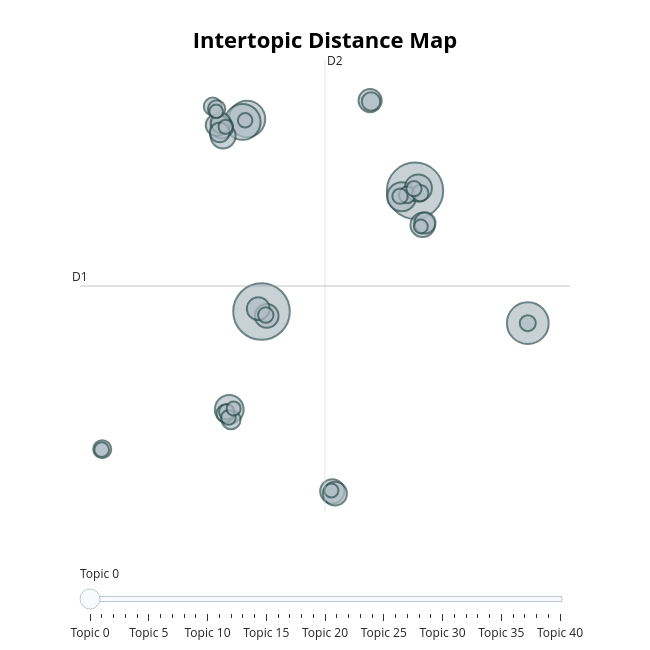

This figure's notebook cell:
### Code cell
notrecco_topicsvis.show()

### Figure 1 — Plotly figure (JSON) as saved in the notebook; plotly's stock layout.template omitted (floating-point values rounded to 4 significant figures)
{"data": [{"customdata": [[0, "story | character | storyline | interesting | plot", 2660], [1, "combat | enemy | weapon | skill | system", 2634], [2, "sale | buy | price | worth | bought", 1448], [3, "music | soundtrack | sound | great | beautiful", 1107], [4, "graphic | art | atmosphere | style | look", 1061], [5, "puzzle | solve | solving | challenging | game", 701], [6, "hour | time | played | took | minute", 689], [7, "controller | mouse | keyboard | control | menu", 614], [8, "review | negative | write | positive | game", 526], [9, "cry | emotional | emotion | tear | cried", 492], [10, "fps | gtx | gb | run | nvidia", 489], [11, "bug | crash | glitch | crashing | buggy", 473], [12, "horror | scary | creepy | scare | survival", 466], [13, "voice | acting | actor | character | good", 445], [14, "ending | end | cliffhanger | one | get", 433], [15, "batman | arkham | batmobile | creed | city", 420], [16, "rpg | rpgs | fan | gta | best", 401], [17, "know | need | go | wrong | yes", 373], [18, "fallout | vega | new | bethesda | obsidian", 337], [19, "recommend | highly | would | anyone | game", 324], [20, "best | ever | played | one | favorite", 301], [21, "dialogue | conversation | dialog | choice | talk", 286], [22, "quest | side | main | sidequests | complete", 271], [23, "play | game | played | playing | want", 266], [24, "dlc | dlcs | blood | game | season", 266], [25, "soul | dark | bloodborne | series | boss", 250], [26, "difficulty | challenge | challenging | hard | mode", 229], [27, "replay | value | replayability | replaying | ton", 226], [28, "steam | bought | sale | version | saw", 212], [29, "telltale | borderland | wolf | walking | dead", 200], [30, "choice | decision | matter | make | consequence", 197], [31, "portal | valve | puzzle | game | played", 195], [32, "stealth | sneak | stealthy | thief | sneaky", 193], [33, "mission | side | get | hour | many", 179], [34, "awesome | enjoyed | game | awsome | amazing", 179], [35, "map | area | explore | world | open", 175], [36, "developer | devs | dev | studio | release", 167], [37, "old | age | year | gold | aged", 165], [38, "port | pc | console | porting | version", 163], [39, "feel | feeling | felt | pain | like", 160], [40, "dragon | shadowrun | dragonfall | hong | kong", 155]], "hovertemplate": "<b>Topic %{customdata[0]}</b><br>%{customdata[1]}<br>Size: %{customdata[2]}", "legendgroup": "", "marker": {"color": "#B0BEC5", "line": {"color": "DarkSlateGrey", "width": 2}, "size": [2660, 2634, 1448, 1107, 1061, 701, 689, 614, 526, 492, 489, 473, 466, 445, 433, 420, 401, 373, 337, 324, 301, 286, 271, 266, 266, 250, 229, 226, 212, 200, 197, 195, 193, 179, 179, 175, 167, 165, 163, 160, 155], "sizemode": "area", "sizeref": 1.663, "symbol": "circle"}, "mode": "markers", "name": "", "orientation": "v", "showlegend": false, "type": "scatter", "x": [0.932, 10.42, 17.39, 0.0339, -0.2342, 9.595, -1.062, 10.62, -1.445, 10.89, 5.308, 5.472, 1.254, 7.643, 0.731, -1.524, -1.835, 11.03, -1.587, -1.652, -0.9503, 7.699, -8.912, -1.298, -2.082, -1.843, 9.935, 10.74, 17.39, 1.195, -1.218, 9.494, 10.36, -8.945, -1.111, -0.07961, -1.286, -0.7905, 5.252, 10.78, -1.87], "xaxis": "x", "y": [4.287, 12.94, 3.447, 18.09, 17.88, 12.51, -2.737, 13.14, 16.88, 10.49, -8.615, -8.779, 3.968, 19.41, 4.486, 17.5, 17.65, 10.63, 17.81, 17.13, -3.477, 19.35, -5.591, -3.032, 18.99, 18.81, 12.65, 12.77, 3.447, 4.027, -2.908, 12.55, 13.1, -5.623, -3.32, 18.0, 17.53, -2.674, -8.558, 10.38, 18.63], "yaxis": "y"}], "layout": {"annotations": [{"showarrow": false, "text": "D1", "x": -10.29, "y": 6.112, "yshift": 10}, {"showarrow": false, "text": "D2", "x": 4.856, "xshift": 10, "y": 22.32}], "height": 650, "hoverlabel": {"bgcolor": "white", "font": {"family": "Rockwell", "size": 16}}, "legend": {"itemsizing": "constant", "tracegroupgap": 0}, "margin": {"t": 60}, "shapes": [{"line": {"color": "#CFD8DC", "width": 2}, "type": "line", "x0": 4.856, "x1": 4.856, "y0": -10.1, "y1": 22.32}, {"line": {"color": "#9E9E9E", "width": 2}, "type": "line", "x0": -10.29, "x1": 20.0, "y0": 6.112, "y1": 6.112}], "sliders": [{"active": 0, "pad": {"t": 50}, "steps": [{"args": [{"marker.color": [["red", "#B0BEC5", "#B0BEC5", "#B0BEC5", "#B0BEC5", "#B0BEC5", "#B0BEC5", "#B0BEC5", "#B0BEC5", "#B0BEC5", "#B0BEC5", "#B0BEC5", "#B0BEC5", "#B0BEC5", "#B0BEC5", "#B0BEC5", "#B0BEC5", "#B0BEC5", "#B0BEC5", "#B0BEC5", "#B0BEC5", "#B0BEC5", "#B0BEC5", "#B0BEC5", "#B0BEC5", "#B0BEC5", "#B0BEC5", "#B0BEC5", "#B0BEC5", "#B0BEC5", "#B0BEC5", "#B0BEC5", "#B0BEC5", "#B0BEC5", "#B0BEC5", "#B0BEC5", "#B0BEC5", "#B0BEC5", "#B0BEC5", "#B0BEC5", "#B0BEC5"]]}], "label": "Topic 0", "method": "update"}, {"args": [{"marker.color": [["#B0BEC5", "red", "#B0BEC5", "#B0BEC5", "#B0BEC5", "#B0BEC5", "#B0BEC5", "#B0BEC5", "#B0BEC5", "#B0BEC5", "#B0BEC5", "#B0BEC5", "#B0BEC5", "#B0BEC5", "#B0BEC5", "#B0BEC5", "#B0BEC5", "#B0BEC5", "#B0BEC5", "#B0BEC5", "#B0BEC5", "#B0BEC5", "#B0BEC5", "#B0BEC5", "#B0BEC5", "#B0BEC5", "#B0BEC5", "#B0BEC5", "#B0BEC5", "#B0BEC5", "#B0BEC5", "#B0BEC5", "#B0BEC5", "#B0BEC5", "#B0BEC5", "#B0BEC5", "#B0BEC5", "#B0BEC5", "#B0BEC5", "#B0BEC5", "#B0BEC5"]]}], "label": "Topic 1", "method": "update"}, {"args": [{"marker.color": [["#B0BEC5", "#B0BEC5", "red", "#B0BEC5", "#B0BEC5", "#B0BEC5", "#B0BEC5", "#B0BEC5", "#B0BEC5", "#B0BEC5", "#B0BEC5", "#B0BEC5", "#B0BEC5", "#B0BEC5", "#B0BEC5", "#B0BEC5", "#B0BEC5", "#B0BEC5", "#B0BEC5", "#B0BEC5", "#B0BEC5", "#B0BEC5", "#B0BEC5", "#B0BEC5", "#B0BEC5", "#B0BEC5", "#B0BEC5", "#B0BEC5", "#B0BEC5", "#B0BEC5", "#B0BEC5", "#B0BEC5", "#B0BEC5", "#B0BEC5", "#B0BEC5", "#B0BEC5", "#B0BEC5", "#B0BEC5", "#B0BEC5", "#B0BEC5", "#B0BEC5"]]}], "label": "Topic 2", "method": "update"}, {"args": [{"marker.color": [["#B0BEC5", "#B0BEC5", "#B0BEC5", "red", "#B0BEC5", "#B0BEC5", "#B0BEC5", "#B0BEC5", "#B0BEC5", "#B0BEC5", "#B0BEC5", "#B0BEC5", "#B0BEC5", "#B0BEC5", "#B0BEC5", "#B0BEC5", "#B0BEC5", "#B0BEC5", "#B0BEC5", "#B0BEC5", "#B0BEC5", "#B0BEC5", "#B0BEC5", "#B0BEC5", "#B0BEC5", "#B0BEC5", "#B0BEC5", "#B0BEC5", "#B0BEC5", "#B0BEC5", "#B0BEC5", "#B0BEC5", "#B0BEC5", "#B0BEC5", "#B0BEC5", "#B0BEC5", "#B0BEC5", "#B0BEC5", "#B0BEC5", "#B0BEC5", "#B0BEC5"]]}], "label": "Topic 3", "method": "update"}, {"args": [{"marker.color": [["#B0BEC5", "#B0BEC5", "#B0BEC5", "#B0BEC5", "red", "#B0BEC5", "#B0BEC5", "#B0BEC5", "#B0BEC5", "#B0BEC5", "#B0BEC5", "#B0BEC5", "#B0BEC5", "#B0BEC5", "#B0BEC5", "#B0BEC5", "#B0BEC5", "#B0BEC5", "#B0BEC5", "#B0BEC5", "#B0BEC5", "#B0BEC5", "#B0BEC5", "#B0BEC5", "#B0BEC5", "#B0BEC5", "#B0BEC5", "#B0BEC5", "#B0BEC5", "#B0BEC5", "#B0BEC5", "#B0BEC5", "#B0BEC5", "#B0BEC5", "#B0BEC5", "#B0BEC5", "#B0BEC5", "#B0BEC5", "#B0BEC5", "#B0BEC5", "#B0BEC5"]]}], "label": "Topic 4", "method": "update"}, {"args": [{"marker.color": [["#B0BEC5", "#B0BEC5", "#B0BEC5", "#B0BEC5", "#B0BEC5", "red", "#B0BEC5", "#B0BEC5", "#B0BEC5", "#B0BEC5", "#B0BEC5", "#B0BEC5", "#B0BEC5", "#B0BEC5", "#B0BEC5", "#B0BEC5", "#B0BEC5", "#B0BEC5", "#B0BEC5", "#B0BEC5", "#B0BEC5", "#B0BEC5", "#B0BEC5", "#B0BEC5", "#B0BEC5", "#B0BEC5", "#B0BEC5", "#B0BEC5", "#B0BEC5", "#B0BEC5", "#B0BEC5", "#B0BEC5", "#B0BEC5", "#B0BEC5", "#B0BEC5", "#B0BEC5", "#B0BEC5", "#B0BEC5", "#B0BEC5", "#B0BEC5", "#B0BEC5"]]}], "label": "Topic 5", "method": "update"}, {"args": [{"marker.color": [["#B0BEC5", "#B0BEC5", "#B0BEC5", "#B0BEC5", "#B0BEC5", "#B0BEC5", "red", "#B0BEC5", "#B0BEC5", "#B0BEC5", "#B0BEC5", "#B0BEC5", "#B0BEC5", "#B0BEC5", "#B0BEC5", "#B0BEC5", "#B0BEC5", "#B0BEC5", "#B0BEC5", "#B0BEC5", "#B0BEC5", "#B0BEC5", "#B0BEC5", "#B0BEC5", "#B0BEC5", "#B0BEC5", "#B0BEC5", "#B0BEC5", "#B0BEC5", "#B0BEC5", "#B0BEC5", "#B0BEC5", "#B0BEC5", "#B0BEC5", "#B0BEC5", "#B0BEC5", "#B0BEC5", "#B0BEC5", "#B0BEC5", "#B0BEC5", "#B0BEC5"]]}], "label": "Topic 6", "method": "update"}, {"args": [{"marker.color": [["#B0BEC5", "#B0BEC5", "#B0BEC5", "#B0BEC5", "#B0BEC5", "#B0BEC5", "#B0BEC5", "red", "#B0BEC5", "#B0BEC5", "#B0BEC5", "#B0BEC5", "#B0BEC5", "#B0BEC5", "#B0BEC5", "#B0BEC5", "#B0BEC5", "#B0BEC5", "#B0BEC5", "#B0BEC5", "#B0BEC5", "#B0BEC5", "#B0BEC5", "#B0BEC5", "#B0BEC5", "#B0BEC5", "#B0BEC5", "#B0BEC5", "#B0BEC5", "#B0BEC5", "#B0BEC5", "#B0BEC5", "#B0BEC5", "#B0BEC5", "#B0BEC5", "#B0BEC5", "#B0BEC5", "#B0BEC5", "#B0BEC5", "#B0BEC5", "#B0BEC5"]]}], "label": "Topic 7", "method": "update"}, {"args": [{"marker.color": [["#B0BEC5", "#B0BEC5", "#B0BEC5", "#B0BEC5", "#B0BEC5", "#B0BEC5", "#B0BEC5", "#B0BEC5", "red", "#B0BEC5", "#B0BEC5", "#B0BEC5", "#B0BEC5", "#B0BEC5", "#B0BEC5", "#B0BEC5", "#B0BEC5", "#B0BEC5", "#B0BEC5", "#B0BEC5", "#B0BEC5", "#B0BEC5", "#B0BEC5", "#B0BEC5", "#B0BEC5", "#B0BEC5", "#B0BEC5", "#B0BEC5", "#B0BEC5", "#B0BEC5", "#B0BEC5", "#B0BEC5", "#B0BEC5", "#B0BEC5", "#B0BEC5", "#B0BEC5", "#B0BEC5", "#B0BEC5", "#B0BEC5", "#B0BEC5", "#B0BEC5"]]}], "label": "Topic 8", "method": "update"}, {"args": [{"marker.color": [["#B0BEC5", "#B0BEC5", "#B0BEC5", "#B0BEC5", "#B0BEC5", "#B0BEC5", "#B0BEC5", "#B0BEC5", "#B0BEC5", "red", "#B0BEC5", "#B0BEC5", "#B0BEC5", "#B0BEC5", "#B0BEC5", "#B0BEC5", "#B0BEC5", "#B0BEC5", "#B0BEC5", "#B0BEC5", "#B0BEC5", "#B0BEC5", "#B0BEC5", "#B0BEC5", "#B0BEC5", "#B0BEC5", "#B0BEC5", "#B0BEC5", "#B0BEC5", "#B0BEC5", "#B0BEC5", "#B0BEC5", "#B0BEC5", "#B0BEC5", "#B0BEC5", "#B0BEC5", "#B0BEC5", "#B0BEC5", "#B0BEC5", "#B0BEC5", "#B0BEC5"]]}], "label": "Topic 9", "method": "update"}, {"args": [{"marker.color": [["#B0BEC5", "#B0BEC5", "#B0BEC5", "#B0BEC5", "#B0BEC5", "#B0BEC5", "#B0BEC5", "#B0BEC5", "#B0BEC5", "#B0BEC5", "red", "#B0BEC5", "#B0BEC5", "#B0BEC5", "#B0BEC5", "#B0BEC5", "#B0BEC5", "#B0BEC5", "#B0BEC5", "#B0BEC5", "#B0BEC5", "#B0BEC5", "#B0BEC5", "#B0BEC5", "#B0BEC5", "#B0BEC5", "#B0BEC5", "#B0BEC5", "#B0BEC5", "#B0BEC5", "#B0BEC5", "#B0BEC5", "#B0BEC5", "#B0BEC5", "#B0BEC5", "#B0BEC5", "#B0BEC5", "#B0BEC5", "#B0BEC5", "#B0BEC5", "#B0BEC5"]]}], "label": "Topic 10", "method": "update"}, {"args": [{"marker.color": [["#B0BEC5", "#B0BEC5", "#B0BEC5", "#B0BEC5", "#B0BEC5", "#B0BEC5", "#B0BEC5", "#B0BEC5", "#B0BEC5", "#B0BEC5", "#B0BEC5", "red", "#B0BEC5", "#B0BEC5", "#B0BEC5", "#B0BEC5", "#B0BEC5", "#B0BEC5", "#B0BEC5", "#B0BEC5", "#B0BEC5", "#B0BEC5", "#B0BEC5", "#B0BEC5", "#B0BEC5", "#B0BEC5", "#B0BEC5", "#B0BEC5", "#B0BEC5", "#B0BEC5", "#B0BEC5", "#B0BEC5", "#B0BEC5", "#B0BEC5", "#B0BEC5", "#B0BEC5", "#B0BEC5", "#B0BEC5", "#B0BEC5", "#B0BEC5", "#B0BEC5"]]}], "label": "Topic 11", "method": "update"}, {"args": [{"marker.color": [["#B0BEC5", "#B0BEC5", "#B0BEC5", "#B0BEC5", "#B0BEC5", "#B0BEC5", "#B0BEC5", "#B0BEC5", "#B0BEC5", "#B0BEC5", "#B0BEC5", "#B0BEC5", "red", "#B0BEC5", "#B0BEC5", "#B0BEC5", "#B0BEC5", "#B0BEC5", "#B0BEC5", "#B0BEC5", "#B0BEC5", "#B0BEC5", "#B0BEC5", "#B0BEC5", "#B0BEC5", "#B0BEC5", "#B0BEC5", "#B0BEC5", "#B0BEC5", "#B0BEC5", "#B0BEC5", "#B0BEC5", "#B0BEC5", "#B0BEC5", "#B0BEC5", "#B0BEC5", "#B0BEC5", "#B0BEC5", "#B0BEC5", "#B0BEC5", "#B0BEC5"]]}], "label": "Topic 12", "method": "update"}, {"args": [{"marker.color": [["#B0BEC5", "#B0BEC5", "#B0BEC5", "#B0BEC5", "#B0BEC5", "#B0BEC5", "#B0BEC5", "#B0BEC5", "#B0BEC5", "#B0BEC5", "#B0BEC5", "#B0BEC5", "#B0BEC5", "red", "#B0BEC5", "#B0BEC5", "#B0BEC5", "#B0BEC5", "#B0BEC5", "#B0BEC5", "#B0BEC5", "#B0BEC5", "#B0BEC5", "#B0BEC5", "#B0BEC5", "#B0BEC5", "#B0BEC5", "#B0BEC5", "#B0BEC5", "#B0BEC5", "#B0BEC5", "#B0BEC5", "#B0BEC5", "#B0BEC5", "#B0BEC5", "#B0BEC5", "#B0BEC5", "#B0BEC5", "#B0BEC5", "#B0BEC5", "#B0BEC5"]]}], "label": "Topic 13", "method": "update"}, {"args": [{"marker.color": [["#B0BEC5", "#B0BEC5", "#B0BEC5", "#B0BEC5", "#B0BEC5", "#B0BEC5", "#B0BEC5", "#B0BEC5", "#B0BEC5", "#B0BEC5", "#B0BEC5", "#B0BEC5", "#B0BEC5", "#B0BEC5", "red", "#B0BEC5", "#B0BEC5", "#B0BEC5", "#B0BEC5", "#B0BEC5", "#B0BEC5", "#B0BEC5", "#B0BEC5", "#B0BEC5", "#B0BEC5", "#B0BEC5", "#B0BEC5", "#B0BEC5", "#B0BEC5", "#B0BEC5", "#B0BEC5", "#B0BEC5", "#B0BEC5", "#B0BEC5", "#B0BEC5", "#B0BEC5", "#B0BEC5", "#B0BEC5", "#B0BEC5", "#B0BEC5", "#B0BEC5"]]}], "label": "Topic 14", "method": "update"}, {"args": [{"marker.color": [["#B0BEC5", "#B0BEC5", "#B0BEC5", "#B0BEC5", "#B0BEC5", "#B0BEC5", "#B0BEC5", "#B0BEC5", "#B0BEC5", "#B0BEC5", "#B0BEC5", "#B0BEC5", "#B0BEC5", "#B0BEC5", "#B0BEC5", "red", "#B0BEC5", "#B0BEC5", "#B0BEC5", "#B0BEC5", "#B0BEC5", "#B0BEC5", "#B0BEC5", "#B0BEC5", "#B0BEC5", "#B0BEC5", "#B0BEC5", "#B0BEC5", "#B0BEC5", "#B0BEC5", "#B0BEC5", "#B0BEC5", "#B0BEC5", "#B0BEC5", "#B0BEC5", "#B0BEC5", "#B0BEC5", "#B0BEC5", "#B0BEC5", "#B0BEC5", "#B0BEC5"]]}], "label": "Topic 15", "method": "update"}, {"args": [{"marker.color": [["#B0BEC5", "#B0BEC5", "#B0BEC5", "#B0BEC5", "#B0BEC5", "#B0BEC5", "#B0BEC5", "#B0BEC5", "#B0BEC5", "#B0BEC5", "#B0BEC5", "#B0BEC5", "#B0BEC5", "#B0BEC5", "#B0BEC5", "#B0BEC5", "red", "#B0BEC5", "#B0BEC5", "#B0BEC5", "#B0BEC5", "#B0BEC5", "#B0BEC5", "#B0BEC5", "#B0BEC5", "#B0BEC5", "#B0BEC5", "#B0BEC5", "#B0BEC5", "#B0BEC5", "#B0BEC5", "#B0BEC5", "#B0BEC5", "#B0BEC5", "#B0BEC5", "#B0BEC5", "#B0BEC5", "#B0BEC5", "#B0BEC5", "#B0BEC5", "#B0BEC5"]]}], "label": "Topic 16", "method": "update"}, {"args": [{"marker.color": [["#B0BEC5", "#B0BEC5", "#B0BEC5", "#B0BEC5", "#B0BEC5", "#B0BEC5", "#B0BEC5", "#B0BEC5", "#B0BEC5", "#B0BEC5", "#B0BEC5", "#B0BEC5", "#B0BEC5", "#B0BEC5", "#B0BEC5", "#B0BEC5", "#B0BEC5", "red", "#B0BEC5", "#B0BEC5", "#B0BEC5", "#B0BEC5", "#B0BEC5", "#B0BEC5", "#B0BEC5", "#B0BEC5", "#B0BEC5", "#B0BEC5", "#B0BEC5", "#B0BEC5", "#B0BEC5", "#B0BEC5", "#B0BEC5", "#B0BEC5", "#B0BEC5", "#B0BEC5", "#B0BEC5", "#B0BEC5", "#B0BEC5", "#B0BEC5", "#B0BEC5"]]}], "label": "Topic 17", "method": "update"}, {"args": [{"marker.color": [["#B0BEC5", "#B0BEC5", "#B0BEC5", "#B0BEC5", "#B0BEC5", "#B0BEC5", "#B0BEC5", "#B0BEC5", "#B0BEC5", "#B0BEC5", "#B0BEC5", "#B0BEC5", "#B0BEC5", "#B0BEC5", "#B0BEC5", "#B0BEC5", "#B0BEC5", "#B0BEC5", "red", "#B0BEC5", "#B0BEC5", "#B0BEC5", "#B0BEC5", "#B0BEC5", "#B0BEC5", "#B0BEC5", "#B0BEC5", "#B0BEC5", "#B0BEC5", "#B0BEC5", "#B0BEC5", "#B0BEC5", "#B0BEC5", "#B0BEC5", "#B0BEC5", "#B0BEC5", "#B0BEC5", "#B0BEC5", "#B0BEC5", "#B0BEC5", "#B0BEC5"]]}], "label": "Topic 18", "method": "update"}, {"args": [{"marker.color": [["#B0BEC5", "#B0BEC5", "#B0BEC5", "#B0BEC5", "#B0BEC5", "#B0BEC5", "#B0BEC5", "#B0BEC5", "#B0BEC5", "#B0BEC5", "#B0BEC5", "#B0BEC5", "#B0BEC5", "#B0BEC5", "#B0BEC5", "#B0BEC5", "#B0BEC5", "#B0BEC5", "#B0BEC5", "red", "#B0BEC5", "#B0BEC5", "#B0BEC5", "#B0BEC5", "#B0BEC5", "#B0BEC5", "#B0BEC5", "#B0BEC5", "#B0BEC5", "#B0BEC5", "#B0BEC5", "#B0BEC5", "#B0BEC5", "#B0BEC5", "#B0BEC5", "#B0BEC5", "#B0BEC5", "#B0BEC5", "#B0BEC5", "#B0BEC5", "#B0BEC5"]]}], "label": "Topic 19", "method": "update"}, {"args": [{"marker.color": [["#B0BEC5", "#B0BEC5", "#B0BEC5", "#B0BEC5", "#B0BEC5", "#B0BEC5", "#B0BEC5", "#B0BEC5", "#B0BEC5", "#B0BEC5", "#B0BEC5", "#B0BEC5", "#B0BEC5", "#B0BEC5", "#B0BEC5", "#B0BEC5", "#B0BEC5", "#B0BEC5", "#B0BEC5", "#B0BEC5", "red", "#B0BEC5", "#B0BEC5", "#B0BEC5", "#B0BEC5", "#B0BEC5", "#B0BEC5", "#B0BEC5", "#B0BEC5", "#B0BEC5", "#B0BEC5", "#B0BEC5", "#B0BEC5", "#B0BEC5", "#B0BEC5", "#B0BEC5", "#B0BEC5", "#B0BEC5", "#B0BEC5", "#B0BEC5", "#B0BEC5"]]}], "label": "Topic 20", "method": "update"}, {"args": [{"marker.color": [["#B0BEC5", "#B0BEC5", "#B0BEC5", "#B0BEC5", "#B0BEC5", "#B0BEC5", "#B0BEC5", "#B0BEC5", "#B0BEC5", "#B0BEC5", "#B0BEC5", "#B0BEC5", "#B0BEC5", "#B0BEC5", "#B0BEC5", "#B0BEC5", "#B0BEC5", "#B0BEC5", "#B0BEC5", "#B0BEC5", "#B0BEC5", "red", "#B0BEC5", "#B0BEC5", "#B0BEC5", "#B0BEC5", "#B0BEC5", "#B0BEC5", "#B0BEC5", "#B0BEC5", "#B0BEC5", "#B0BEC5", "#B0BEC5", "#B0BEC5", "#B0BEC5", "#B0BEC5", "#B0BEC5", "#B0BEC5", "#B0BEC5", "#B0BEC5", "#B0BEC5"]]}], "label": "Topic 21", "method": "update"}, {"args": [{"marker.color": [["#B0BEC5", "#B0BEC5", "#B0BEC5", "#B0BEC5", "#B0BEC5", "#B0BEC5", "#B0BEC5", "#B0BEC5", "#B0BEC5", "#B0BEC5", "#B0BEC5", "#B0BEC5", "#B0BEC5", "#B0BEC5", "#B0BEC5", "#B0BEC5", "#B0BEC5", "#B0BEC5", "#B0BEC5", "#B0BEC5", "#B0BEC5", "#B0BEC5", "red", "#B0BEC5", "#B0BEC5", "#B0BEC5", "#B0BEC5", "#B0BEC5", "#B0BEC5", "#B0BEC5", "#B0BEC5", "#B0BEC5", "#B0BEC5", "#B0BEC5", "#B0BEC5", "#B0BEC5", "#B0BEC5", "#B0BEC5", "#B0BEC5", "#B0BEC5", "#B0BEC5"]]}], "label": "Topic 22", "method": "update"}, {"args": [{"marker.color": [["#B0BEC5", "#B0BEC5", "#B0BEC5", "#B0BEC5", "#B0BEC5", "#B0BEC5", "#B0BEC5", "#B0BEC5", "#B0BEC5", "#B0BEC5", "#B0BEC5", "#B0BEC5", "#B0BEC5", "#B0BEC5", "#B0BEC5", "#B0BEC5", "#B0BEC5", "#B0BEC5", "#B0BEC5", "#B0BEC5", "#B0BEC5", "#B0BEC5", "#B0BEC5", "red", "#B0BEC5", "#B0BEC5", "#B0BEC5", "#B0BEC5", "#B0BEC5", "#B0BEC5", "#B0BEC5", "#B0BEC5", "#B0BEC5", "#B0BEC5", "#B0BEC5", "#B0BEC5", "#B0BEC5", "#B0BEC5", "#B0BEC5", "#B0BEC5", "#B0BEC5"]]}], "label": "Topic 23", "method": "update"}, {"args": [{"marker.color": [["#B0BEC5", "#B0BEC5", "#B0BEC5", "#B0BEC5", "#B0BEC5", "#B0BEC5", "#B0BEC5", "#B0BEC5", "#B0BEC5", "#B0BEC5", "#B0BEC5", "#B0BEC5", "#B0BEC5", "#B0BEC5", "#B0BEC5", "#B0BEC5", "#B0BEC5", "#B0BEC5", "#B0BEC5", "#B0BEC5", "#B0BEC5", "#B0BEC5", "#B0BEC5", "#B0BEC5", "red", "#B0BEC5", "#B0BEC5", "#B0BEC5", "#B0BEC5", "#B0BEC5", "#B0BEC5", "#B0BEC5", "#B0BEC5", "#B0BEC5", "#B0BEC5", "#B0BEC5", "#B0BEC5", "#B0BEC5", "#B0BEC5", "#B0BEC5", "#B0BEC5"]]}], "label": "Topic 24", "method": "update"}, {"args": [{"marker.color": [["#B0BEC5", "#B0BEC5", "#B0BEC5", "#B0BEC5", "#B0BEC5", "#B0BEC5", "#B0BEC5", "#B0BEC5", "#B0BEC5", "#B0BEC5", "#B0BEC5", "#B0BEC5", "#B0BEC5", "#B0BEC5", "#B0BEC5", "#B0BEC5", "#B0BEC5", "#B0BEC5", "#B0BEC5", "#B0BEC5", "#B0BEC5", "#B0BEC5", "#B0BEC5", "#B0BEC5", "#B0BEC5", "red", "#B0BEC5", "#B0BEC5", "#B0BEC5", "#B0BEC5", "#B0BEC5", "#B0BEC5", "#B0BEC5", "#B0BEC5", "#B0BEC5", "#B0BEC5", "#B0BEC5", "#B0BEC5", "#B0BEC5", "#B0BEC5", "#B0BEC5"]]}], "label": "Topic 25", "method": "update"}, {"args": [{"marker.color": [["#B0BEC5", "#B0BEC5", "#B0BEC5", "#B0BEC5", "#B0BEC5", "#B0BEC5", "#B0BEC5", "#B0BEC5", "#B0BEC5", "#B0BEC5", "#B0BEC5", "#B0BEC5", "#B0BEC5", "#B0BEC5", "#B0BEC5", "#B0BEC5", "#B0BEC5", "#B0BEC5", "#B0BEC5", "#B0BEC5", "#B0BEC5", "#B0BEC5", "#B0BEC5", "#B0BEC5", "#B0BEC5", "#B0BEC5", "red", "#B0BEC5", "#B0BEC5", "#B0BEC5", "#B0BEC5", "#B0BEC5", "#B0BEC5", "#B0BEC5", "#B0BEC5", "#B0BEC5", "#B0BEC5", "#B0BEC5", "#B0BEC5", "#B0BEC5", "#B0BEC5"]]}], "label": "Topic 26", "method": "update"}, {"args": [{"marker.color": [["#B0BEC5", "#B0BEC5", "#B0BEC5", "#B0BEC5", "#B0BEC5", "#B0BEC5", "#B0BEC5", "#B0BEC5", "#B0BEC5", "#B0BEC5", "#B0BEC5", "#B0BEC5", "#B0BEC5", "#B0BEC5", "#B0BEC5", "#B0BEC5", "#B0BEC5", "#B0BEC5", "#B0BEC5", "#B0BEC5", "#B0BEC5", "#B0BEC5", "#B0BEC5", "#B0BEC5", "#B0BEC5", "#B0BEC5", "#B0BEC5", "red", "#B0BEC5", "#B0BEC5", "#B0BEC5", "#B0BEC5", "#B0BEC5", "#B0BEC5", "#B0BEC5", "#B0BEC5", "#B0BEC5", "#B0BEC5", "#B0BEC5", "#B0BEC5", "#B0BEC5"]]}], "label": "Topic 27", "method": "update"}, {"args": [{"marker.color": [["#B0BEC5", "#B0BEC5", "#B0BEC5", "#B0BEC5", "#B0BEC5", "#B0BEC5", "#B0BEC5", "#B0BEC5", "#B0BEC5", "#B0BEC5", "#B0BEC5", "#B0BEC5", "#B0BEC5", "#B0BEC5", "#B0BEC5", "#B0BEC5", "#B0BEC5", "#B0BEC5", "#B0BEC5", "#B0BEC5", "#B0BEC5", "#B0BEC5", "#B0BEC5", "#B0BEC5", "#B0BEC5", "#B0BEC5", "#B0BEC5", "#B0BEC5", "red", "#B0BEC5", "#B0BEC5", "#B0BEC5", "#B0BEC5", "#B0BEC5", "#B0BEC5", "#B0BEC5", "#B0BEC5", "#B0BEC5", "#B0BEC5", "#B0BEC5", "#B0BEC5"]]}], "label": "Topic 28", "method": "update"}, {"args": [{"marker.color": [["#B0BEC5", "#B0BEC5", "#B0BEC5", "#B0BEC5", "#B0BEC5", "#B0BEC5", "#B0BEC5", "#B0BEC5", "#B0BEC5", "#B0BEC5", "#B0BEC5", "#B0BEC5", "#B0BEC5", "#B0BEC5", "#B0BEC5", "#B0BEC5", "#B0BEC5", "#B0BEC5", "#B0BEC5", "#B0BEC5", "#B0BEC5", "#B0BEC5", "#B0BEC5", "#B0BEC5", "#B0BEC5", "#B0BEC5", "#B0BEC5", "#B0BEC5", "#B0BEC5", "red", "#B0BEC5", "#B0BEC5", "#B0BEC5", "#B0BEC5", "#B0BEC5", "#B0BEC5", "#B0BEC5", "#B0BEC5", "#B0BEC5", "#B0BEC5", "#B0BEC5"]]}], "label": "Topic 29", "method": "update"}, {"args": [{"marker.color": [["#B0BEC5", "#B0BEC5", "#B0BEC5", "#B0BEC5", "#B0BEC5", "#B0BEC5", "#B0BEC5", "#B0BEC5", "#B0BEC5", "#B0BEC5", "#B0BEC5", "#B0BEC5", "#B0BEC5", "#B0BEC5", "#B0BEC5", "#B0BEC5", "#B0BEC5", "#B0BEC5", "#B0BEC5", "#B0BEC5", "#B0BEC5", "#B0BEC5", "#B0BEC5", "#B0BEC5", "#B0BEC5", "#B0BEC5", "#B0BEC5", "#B0BEC5", "#B0BEC5", "#B0BEC5", "red", "#B0BEC5", "#B0BEC5", "#B0BEC5", "#B0BEC5", "#B0BEC5", "#B0BEC5", "#B0BEC5", "#B0BEC5", "#B0BEC5", "#B0BEC5"]]}], "label": "Topic 30", "method": "update"}, {"args": [{"marker.color": [["#B0BEC5", "#B0BEC5", "#B0BEC5", "#B0BEC5", "#B0BEC5", "#B0BEC5", "#B0BEC5", "#B0BEC5", "#B0BEC5", "#B0BEC5", "#B0BEC5", "#B0BEC5", "#B0BEC5", "#B0BEC5", "#B0BEC5", "#B0BEC5", "#B0BEC5", "#B0BEC5", "#B0BEC5", "#B0BEC5", "#B0BEC5", "#B0BEC5", "#B0BEC5", "#B0BEC5", "#B0BEC5", "#B0BEC5", "#B0BEC5", "#B0BEC5", "#B0BEC5", "#B0BEC5", "#B0BEC5", "red", "#B0BEC5", "#B0BEC5", "#B0BEC5", "#B0BEC5", "#B0BEC5", "#B0BEC5", "#B0BEC5", "#B0BEC5", "#B0BEC5"]]}], "label": "Topic 31", "method": "update"}, {"args": [{"marker.color": [["#B0BEC5", "#B0BEC5", "#B0BEC5", "#B0BEC5", "#B0BEC5", "#B0BEC5", "#B0BEC5", "#B0BEC5", "#B0BEC5", "#B0BEC5", "#B0BEC5", "#B0BEC5", "#B0BEC5", "#B0BEC5", "#B0BEC5", "#B0BEC5", "#B0BEC5", "#B0BEC5", "#B0BEC5", "#B0BEC5", "#B0BEC5", "#B0BEC5", "#B0BEC5", "#B0BEC5", "#B0BEC5", "#B0BEC5", "#B0BEC5", "#B0BEC5", "#B0BEC5", "#B0BEC5", "#B0BEC5", "#B0BEC5", "red", "#B0BEC5", "#B0BEC5", "#B0BEC5", "#B0BEC5", "#B0BEC5", "#B0BEC5", "#B0BEC5", "#B0BEC5"]]}], "label": "Topic 32", "method": "update"}, {"args": [{"marker.color": [["#B0BEC5", "#B0BEC5", "#B0BEC5", "#B0BEC5", "#B0BEC5", "#B0BEC5", "#B0BEC5", "#B0BEC5", "#B0BEC5", "#B0BEC5", "#B0BEC5", "#B0BEC5", "#B0BEC5", "#B0BEC5", "#B0BEC5", "#B0BEC5", "#B0BEC5", "#B0BEC5", "#B0BEC5", "#B0BEC5", "#B0BEC5", "#B0BEC5", "#B0BEC5", "#B0BEC5", "#B0BEC5", "#B0BEC5", "#B0BEC5", "#B0BEC5", "#B0BEC5", "#B0BEC5", "#B0BEC5", "#B0BEC5", "#B0BEC5", "red", "#B0BEC5", "#B0BEC5", "#B0BEC5", "#B0BEC5", "#B0BEC5", "#B0BEC5", "#B0BEC5"]]}], "label": "Topic 33", "method": "update"}, {"args": [{"marker.color": [["#B0BEC5", "#B0BEC5", "#B0BEC5", "#B0BEC5", "#B0BEC5", "#B0BEC5", "#B0BEC5", "#B0BEC5", "#B0BEC5", "#B0BEC5", "#B0BEC5", "#B0BEC5", "#B0BEC5", "#B0BEC5", "#B0BEC5", "#B0BEC5", "#B0BEC5", "#B0BEC5", "#B0BEC5", "#B0BEC5", "#B0BEC5", "#B0BEC5", "#B0BEC5", "#B0BEC5", "#B0BEC5", "#B0BEC5", "#B0BEC5", "#B0BEC5", "#B0BEC5", "#B0BEC5", "#B0BEC5", "#B0BEC5", "#B0BEC5", "#B0BEC5", "red", "#B0BEC5", "#B0BEC5", "#B0BEC5", "#B0BEC5", "#B0BEC5", "#B0BEC5"]]}], "label": "Topic 34", "method": "update"}, {"args": [{"marker.color": [["#B0BEC5", "#B0BEC5", "#B0BEC5", "#B0BEC5", "#B0BEC5", "#B0BEC5", "#B0BEC5", "#B0BEC5", "#B0BEC5", "#B0BEC5", "#B0BEC5", "#B0BEC5", "#B0BEC5", "#B0BEC5", "#B0BEC5", "#B0BEC5", "#B0BEC5", "#B0BEC5", "#B0BEC5", "#B0BEC5", "#B0BEC5", "#B0BEC5", "#B0BEC5", "#B0BEC5", "#B0BEC5", "#B0BEC5", "#B0BEC5", "#B0BEC5", "#B0BEC5", "#B0BEC5", "#B0BEC5", "#B0BEC5", "#B0BEC5", "#B0BEC5", "#B0BEC5", "red", "#B0BEC5", "#B0BEC5", "#B0BEC5", "#B0BEC5", "#B0BEC5"]]}], "label": "Topic 35", "method": "update"}, {"args": [{"marker.color": [["#B0BEC5", "#B0BEC5", "#B0BEC5", "#B0BEC5", "#B0BEC5", "#B0BEC5", "#B0BEC5", "#B0BEC5", "#B0BEC5", "#B0BEC5", "#B0BEC5", "#B0BEC5", "#B0BEC5", "#B0BEC5", "#B0BEC5", "#B0BEC5", "#B0BEC5", "#B0BEC5", "#B0BEC5", "#B0BEC5", "#B0BEC5", "#B0BEC5", "#B0BEC5", "#B0BEC5", "#B0BEC5", "#B0BEC5", "#B0BEC5", "#B0BEC5", "#B0BEC5", "#B0BEC5", "#B0BEC5", "#B0BEC5", "#B0BEC5", "#B0BEC5", "#B0BEC5", "#B0BEC5", "red", "#B0BEC5", "#B0BEC5", "#B0BEC5", "#B0BEC5"]]}], "label": "Topic 36", "method": "update"}, {"args": [{"marker.color": [["#B0BEC5", "#B0BEC5", "#B0BEC5", "#B0BEC5", "#B0BEC5", "#B0BEC5", "#B0BEC5", "#B0BEC5", "#B0BEC5", "#B0BEC5", "#B0BEC5", "#B0BEC5", "#B0BEC5", "#B0BEC5", "#B0BEC5", "#B0BEC5", "#B0BEC5", "#B0BEC5", "#B0BEC5", "#B0BEC5", "#B0BEC5", "#B0BEC5", "#B0BEC5", "#B0BEC5", "#B0BEC5", "#B0BEC5", "#B0BEC5", "#B0BEC5", "#B0BEC5", "#B0BEC5", "#B0BEC5", "#B0BEC5", "#B0BEC5", "#B0BEC5", "#B0BEC5", "#B0BEC5", "#B0BEC5", "red", "#B0BEC5", "#B0BEC5", "#B0BEC5"]]}], "label": "Topic 37", "method": "update"}, {"args": [{"marker.color": [["#B0BEC5", "#B0BEC5", "#B0BEC5", "#B0BEC5", "#B0BEC5", "#B0BEC5", "#B0BEC5", "#B0BEC5", "#B0BEC5", "#B0BEC5", "#B0BEC5", "#B0BEC5", "#B0BEC5", "#B0BEC5", "#B0BEC5", "#B0BEC5", "#B0BEC5", "#B0BEC5", "#B0BEC5", "#B0BEC5", "#B0BEC5", "#B0BEC5", "#B0BEC5", "#B0BEC5", "#B0BEC5", "#B0BEC5", "#B0BEC5", "#B0BEC5", "#B0BEC5", "#B0BEC5", "#B0BEC5", "#B0BEC5", "#B0BEC5", "#B0BEC5", "#B0BEC5", "#B0BEC5", "#B0BEC5", "#B0BEC5", "red", "#B0BEC5", "#B0BEC5"]]}], "label": "Topic 38", "method": "update"}, {"args": [{"marker.color": [["#B0BEC5", "#B0BEC5", "#B0BEC5", "#B0BEC5", "#B0BEC5", "#B0BEC5", "#B0BEC5", "#B0BEC5", "#B0BEC5", "#B0BEC5", "#B0BEC5", "#B0BEC5", "#B0BEC5", "#B0BEC5", "#B0BEC5", "#B0BEC5", "#B0BEC5", "#B0BEC5", "#B0BEC5", "#B0BEC5", "#B0BEC5", "#B0BEC5", "#B0BEC5", "#B0BEC5", "#B0BEC5", "#B0BEC5", "#B0BEC5", "#B0BEC5", "#B0BEC5", "#B0BEC5", "#B0BEC5", "#B0BEC5", "#B0BEC5", "#B0BEC5", "#B0BEC5", "#B0BEC5", "#B0BEC5", "#B0BEC5", "#B0BEC5", "red", "#B0BEC5"]]}], "label": "Topic 39", "method": "update"}, {"args": [{"marker.color": [["#B0BEC5", "#B0BEC5", "#B0BEC5", "#B0BEC5", "#B0BEC5", "#B0BEC5", "#B0BEC5", "#B0BEC5", "#B0BEC5", "#B0BEC5", "#B0BEC5", "#B0BEC5", "#B0BEC5", "#B0BEC5", "#B0BEC5", "#B0BEC5", "#B0BEC5", "#B0BEC5", "#B0BEC5", "#B0BEC5", "#B0BEC5", "#B0BEC5", "#B0BEC5", "#B0BEC5", "#B0BEC5", "#B0BEC5", "#B0BEC5", "#B0BEC5", "#B0BEC5", "#B0BEC5", "#B0BEC5", "#B0BEC5", "#B0BEC5", "#B0BEC5", "#B0BEC5", "#B0BEC5", "#B0BEC5", "#B0BEC5", "#B0BEC5", "#B0BEC5", "red"]]}], "label": "Topic 40", "method": "update"}]}], "title": {"font": {"color": "Black", "size": 22}, "text": "<b>Intertopic Distance Map</b>", "x": 0.5, "xanchor": "center", "y": 0.95, "yanchor": "top"}, "width": 650, "xaxis": {"anchor": "y", "domain": [0, 1], "range": [-10.29, 20.0], "title": {"text": ""}, "visible": false}, "yaxis": {"anchor": "x", "domain": [0, 1], "range": [-10.1, 22.32], "title": {"text": ""}, "visible": false}}}
